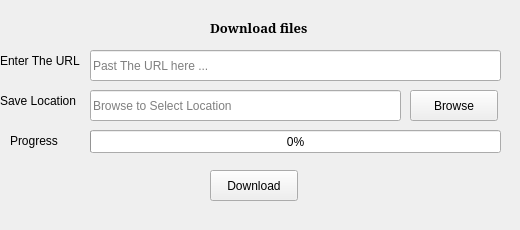
    <widget class="QWidget" name="tab_2">
     <attribute name="title">
      <string>Tab 2</string>
     </attribute>
     <widget class="QWidget" name="widget" native="true">
      <property name="geometry">
       <rect>
        <x>0</x>
        <y>20</y>
        <width>511</width>
        <height>201</height>
       </rect>
      </property>
      <widget class="QLabel" name="label_3">
       <property name="geometry">
        <rect>
         <x>10</x>
         <y>110</y>
         <width>51</width>
         <height>21</height>
        </rect>
       </property>
       <property name="text">
        <string>Progress</string>
       </property>
      </widget>
      <widget class="QLineEdit" name="lineEdit_2">
       <property name="geometry">
        <rect>
         <x>90</x>
         <y>70</y>
         <width>311</width>
         <height>31</height>
        </rect>
       </property>
       <property name="text">
        <string/>
       </property>
       <property name="placeholderText">
        <string>Browse to Select Location</string>
       </property>
      </widget>
      <widget class="QPushButton" name="pushButton">
       <property name="geometry">
        <rect>
         <x>210</x>
         <y>150</y>
         <width>88</width>
         <height>31</height>
        </rect>
       </property>
       <property name="text">
        <string>Download</string>
       </property>
       <property name="icon">
        <iconset resource="res.qrc">
         <normaloff>:/icons/icons/download-icon-6.jpg</normaloff>:/icons/icons/download-icon-6.jpg</iconset>
       </property>
       <property name="iconSize">
        <size>
         <width>30</width>
         <height>20</height>
        </size>
       </property>
      </widget>
      <widget class="QPushButton" name="pushButton_2">
       <property name="geometry">
        <rect>
         <x>410</x>
         <y>70</y>
         <width>88</width>
         <height>31</height>
        </rect>
       </property>
       <property name="text">
        <string>Browse</string>
       </property>
       <property name="icon">
        <iconset resource="res.qrc">
         <normaloff>:/icons/icons/loupe.png</normaloff>:/icons/icons/loupe.png</iconset>
       </property>
       <property name="iconSize">
        <size>
         <width>20</width>
         <height>20</height>
        </size>
       </property>
      </widget>
      <widget class="QLineEdit" name="lineEdit">
       <property name="geometry">
        <rect>
         <x>90</x>
         <y>30</y>
         <width>411</width>
         <height>31</height>
        </rect>
       </property>
       <property name="placeholderText">
        <string>Past The URL here ...</string>
       </property>
      </widget>
      <widget class="QLabel" name="label_2">
       <property name="geometry">
        <rect>
         <x>0</x>
         <y>70</y>
         <width>81</width>
         <height>21</height>
        </rect>
       </property>
       <property name="text">
        <string>Save Location</string>
       </property>
      </widget>
      <widget class="QProgressBar" name="progressBar">
       <property name="geometry">
        <rect>
         <x>90</x>
         <y>110</y>
         <width>411</width>
         <height>23</height>
        </rect>
       </property>
       <property name="value">
        <number>0</number>
       </property>
      </widget>
      <widget class="QLabel" name="label">
       <property name="geometry">
        <rect>
         <x>0</x>
         <y>30</y>
         <width>81</width>
         <height>21</height>
        </rect>
       </property>
       <property name="text">
        <string>Enter The URL</string>
       </property>
      </widget>
      <widget class="QLabel" name="label_29">
       <property name="geometry">
        <rect>
         <x>210</x>
         <y>0</y>
         <width>111</width>
         <height>16</height>
        </rect>
       </property>
       <property name="font">
        <font>
         <family>MS Serif</family>
         <pointsize>10</pointsize>
         <weight>75</weight>
         <bold>true</bold>
        </font>
       </property>
       <property name="text">
        <string>Download files</string>
       </property>
      </widget>
     </widget>
    </widget>
